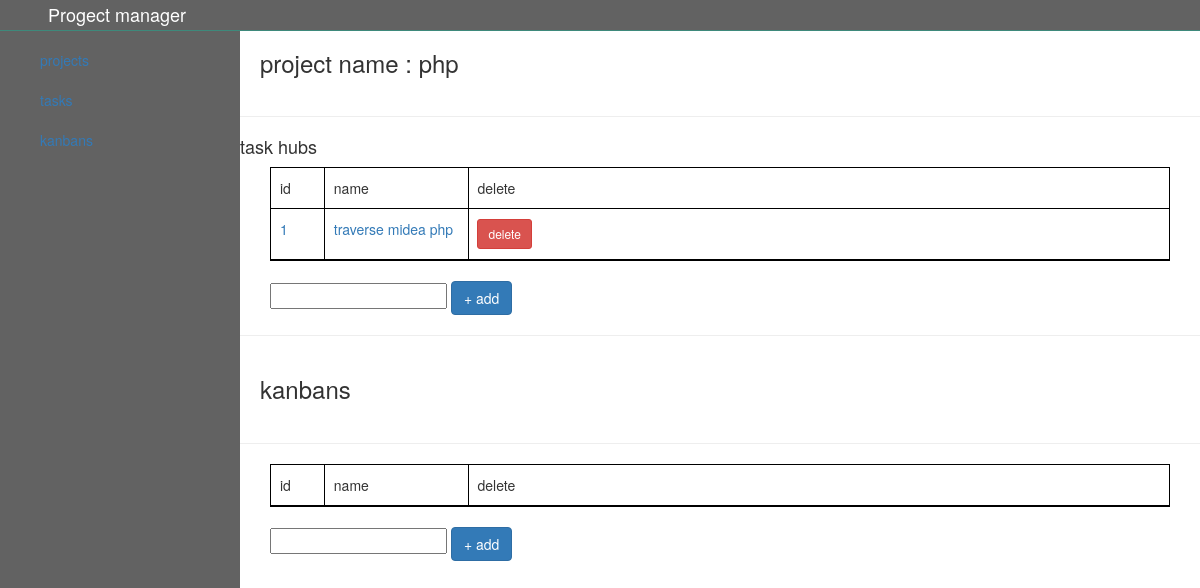
The app's page /project/1 with its own data.
### app.py (models this page shows, shortened)
class Project(db.Model):
    id = db.Column(db.Integer, primary_key=True)
    name = db.Column(db.String(20), unique=True, nullable=False)
    kanbans = db.relationship('Kanban', backref='project',lazy=True)
    hubs = db.relationship('Taskhub', backref='project',lazy=True)
    def __repr__(self):
        return self.name

class Taskhub(db.Model):
    id = db.Column(db.Integer, primary_key=True)
    name = db.Column(db.String(1000), nullable=False)
    project_id = db.Column(db.Integer, db.ForeignKey('project.id'), nullable= False)
    tasks = db.relationship('Task', backref='hub',lazy=True)

### app.py (the view)
@app.route('/project/<int:id>', methods=['GET', 'POST'])
def projectview(id):
    project = Project.query.get_or_404(id)
    return render_template('projects.html', project=project)

### templates/projects.html (shortened to what this page needs)
{% extends 'base.html' %}
{% block body %}
<div class="main">
    <h3>project name : {{project}}</h3>
    <hr>
    <h4>task hubs</h4>
    <ul>
        <li>
            <p class="no">id</p>
            <p class="name">name</p>
            <p class="delete">delete</p>
        </li>
        {% for task in project.hubs%}
        <li>
            <p class="no"><a href="/taskHub/{{task.id}}">{{ task.id }}</a></p>
            <p class="name"><a href="/taskHub/{{task.id}}">{{ task.name }}</a></a></p>
            <p class="delete">
                <a href="/hubDelete/{{task.id}}" class="btn btn-danger btn-sm">delete</a>
            </p>
        </li>
        {% endfor %}
    </ul>
    <form method='post' action="/addhub/{{project.id}}">
        <input type="text" name="name">
        <button class='btn btn-primary' type='submit'>+ add</button>
    </form>
    <hr>
    <h3>kanbans</h3>
    <hr>
    <ul>
        <li>
            <p class="no">id</p>
            <p class="name">name</p>
            <p class="delete">delete</p>
        </li>
    </ul>
    <form method='post' action="/addKanban/{{project.id}}">
        <input type="text" name="kanbanName">
        <button class='btn btn-primary' type='submit'>+ add</button>
    </form>
</div>
</div>
{% endblock %}

### static/css/style.css (style rules this page uses)
.main-cont .main { width: 80% }
.main-cont .main h3 { margin: 0; padding: 20px; }
.main-cont .main ul { list-style: none; border: 1px solid black; padding: 0; margin: 10px 30px; }
.main-cont .main ul li { display: flex; border-bottom: 1px solid black; }
.main-cont .main ul li p { margin: 0; padding: 10px 0; margin-left: 1%; }
.main-cont .main ul li .no { width: 5%; border-right: 1px solid black; }
.main-cont .main ul li .name { width: 15% !important; border-right: 1px solid black; }
.main-cont .main ul li .delete { width: 10%; }
.main-cont form { margin: 20px 30px; }

### records on screen
Project: name "php"
Taskhub: id "1", name "traverse midea php"
